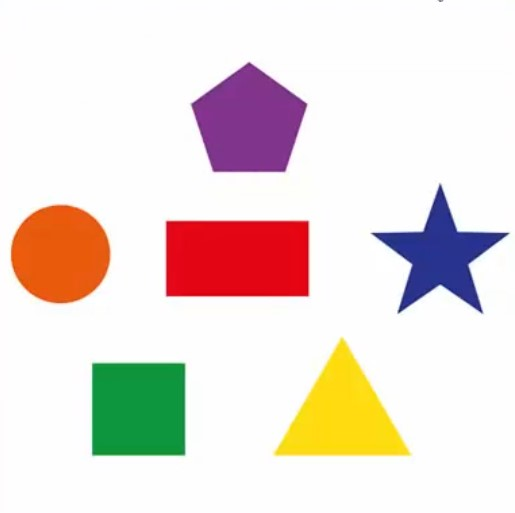
#> input picture video_24_image.jpg, 515 x 513 px
$ python video_24.py
#> lines starting #> are read from the running program, lines starting #| are printed output that depends on the picture; after the words box and inside, x2 and y2 are one past the last pixel; in counts of white or black regions, pixels touching at a corner belong together
# -*- coding: utf-8 -*-
"""
Created on Wed May 13 17:56:20 2020

@author: Saif
"""

#%% detecting geometric shapes

import cv2
import numpy as np
import matplotlib.pyplot as plt

def call_back(x):
    pass

img = cv2.imread('video_24_image.jpg')
#> img is the input picture: shape (513, 515, 3); mean B, G, R 217, 222.9, 234.9
gray_img = cv2.cvtColor(img, cv2.COLOR_BGR2GRAY)
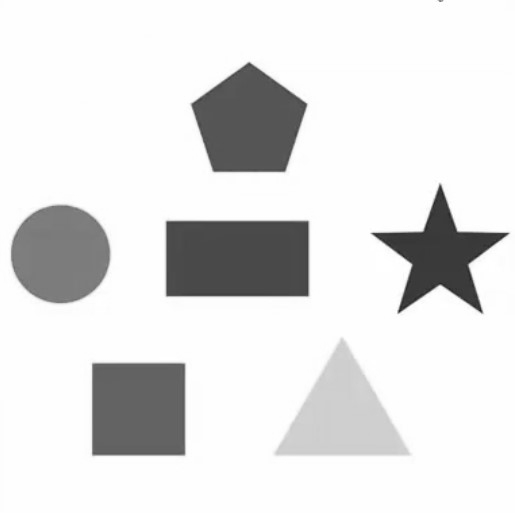
#> gray_img: shape (513, 515); min 32, max 255, mean 225.8
# cv2.namedWindow('tracking')
# cv2.createTrackbar('track', 'tracking', 0, 255, call_back)

while True:
    # tr = cv2.getTrackbarPos('track', 'tracking')
    tr = 214
    _, thresh = cv2.threshold(gray_img, tr, 255, cv2.THRESH_BINARY)
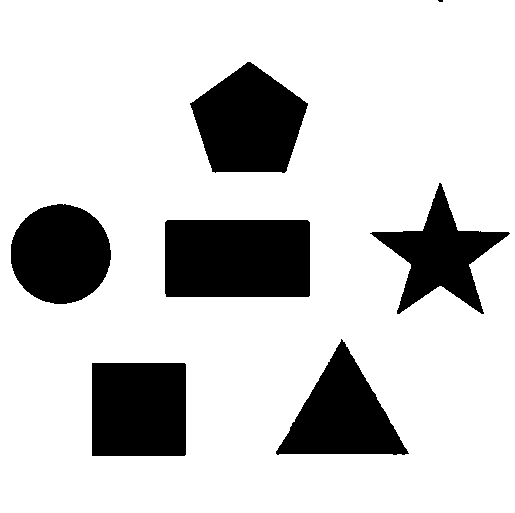
#> thresh: shape (513, 515); 80.6% white; 7 black regions (1 under 20 px)
    contours, _ = cv2.findContours(thresh, cv2.RETR_TREE, cv2.CHAIN_APPROX_NONE)
#> contours = 7 contours; box (x1, y1, x2, y2) and area: (0, 0, 515, 513) 263158, (164, 219, 311, 298) 11373, (189, 61, 309, 174) 9203, (91, 362, 187, 457) 8925, (10, 203, 112, 305) 7985, (275, 338, 410, 456) 7901, (369, 182, 511, 315) 6875

    for c in contours:
        approx = cv2.approxPolyDP(c, .01*cv2.arcLength(c, True), True)
        cv2.drawContours(img, [approx], 0, (0, 0, 0), 5)
        x, y = approx.ravel()[0]-5, approx.ravel()[1]-10
        n = len(approx)
        if n == 3:
            text = 'triangle'
        elif n == 4:
            text = 'rectangle'
        elif n == 5:
            text = 'pentagon'
        elif n == 6:
            text = 'star'
        else:
            text = 'circle'
        cv2.putText(img, text, (x, y), cv2.FONT_HERSHEY_SIMPLEX, .5, (0, 0, 0))
#> this loop made 7 passes
#> (approx, x, y, n, text) on passes 1 to 4: ([[0, 0], [0, 512], [514, 512], [514, 0]], -5, -10, 4, 'rectangle'), ([[91, 363], [184, 362], [186, 454], [92, 456]], 86, 353, 4, 'rectangle'), ([[341, 338], [408, 454], [275, 453]], 336, 328, 3, 'triangle'), ([[164, 222], [307, 219], [310, 295], [166, 297]], 159, 212, 4, 'rectangle')
#> (x, y, n, text) on passes 5 to 7: (52, 193, 15, 'circle'), (364, 223, 10, 'circle'), (184, 93, 5, 'pentagon')
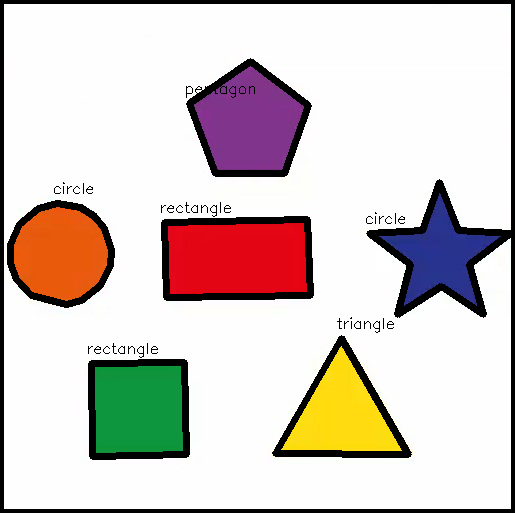
#> img: shape (513, 515, 3); 9.67% of pixels changed, all inside (x1, y1, x2, y2) = (0, 0, 515, 513)

    cv2.imshow('image', img)
    cv2.imshow('threshold', thresh)
    if cv2.waitKey(1) & 0xFF == 27:
#> (key Esc is pressed here)
        break

cv2.destroyAllWindows()
